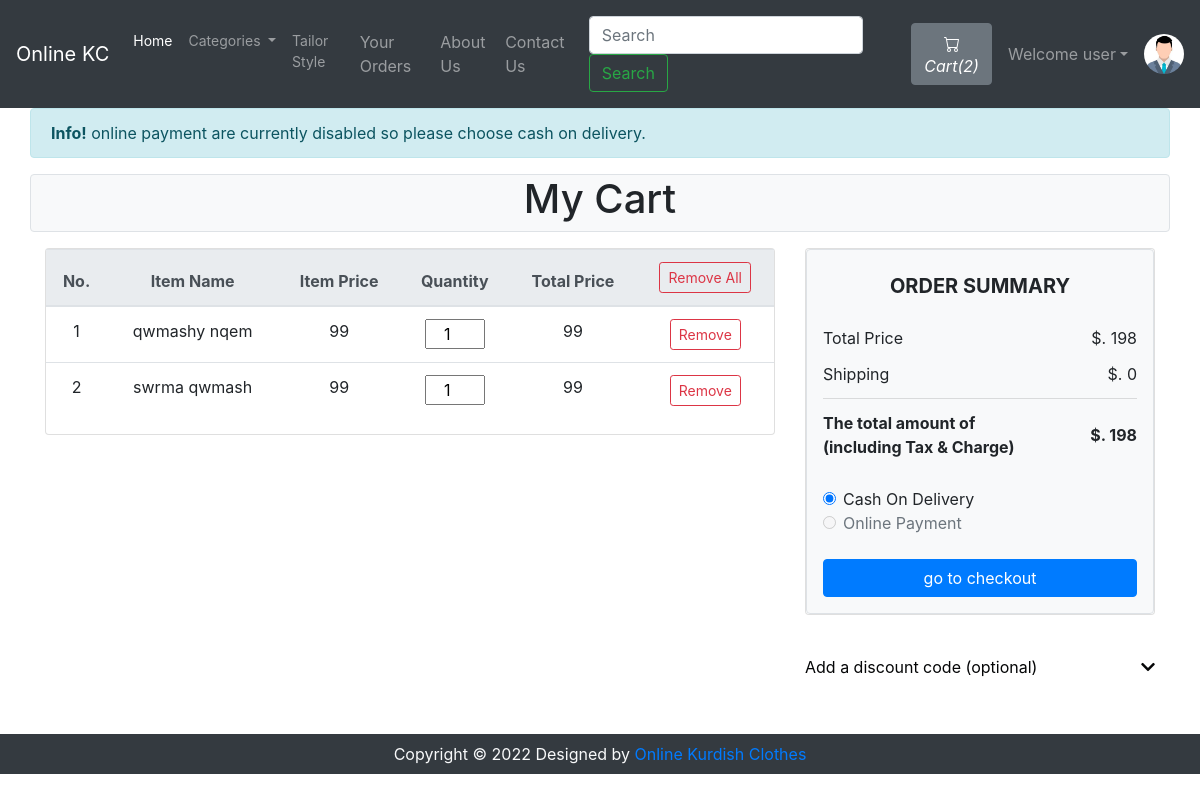
Page /viewCart.php (signed in) on the committed database.
### tables this page shows
CREATE TABLE `sitedetail` (
  `tempId` int(11) NOT NULL,
  `systemName` varchar(21) NOT NULL,
  `email` varchar(35) NOT NULL,
  `contact1` bigint(21) NOT NULL,
  `contact2` bigint(21) DEFAULT NULL COMMENT 'Optional',
  `address` text NOT NULL,
  `dateTime` datetime NOT NULL DEFAULT current_timestamp()
);

CREATE TABLE `viewcart` (
  `cartItemId` int(11) NOT NULL,
  `itemId` int(11) NOT NULL,
  `itemQuantity` int(100) NOT NULL,
  `userId` int(11) NOT NULL,
  `addedDate` datetime NOT NULL DEFAULT current_timestamp()
);

CREATE TABLE `item` (
  `itemId` int(12) NOT NULL,
  `itemName` varchar(255) NOT NULL,
  `itemPrice` int(12) NOT NULL,
  `itemDesc` text NOT NULL,
  `itemCategorieId` int(12) NOT NULL,
  `itemPubDate` datetime NOT NULL DEFAULT current_timestamp()
);

### viewCart.php (the view, shortened to what this page needs)
<!doctype html>
<html lang="en">
<head>
    <link rel="stylesheet" href="https://stackpath.bootstrapcdn.com/bootstrap/4.4.1/css/bootstrap.min.css">
    <link rel="stylesheet" href="https://use.fontawesome.com/releases/v5.8.2/css/all.css">
</head>
<body>
    <?php include 'partials/_dbconnect.php';?>
    <?php require 'partials/_nav.php' ?>
    <?php
    if($loggedin){
    ?>
    <div class="container" id="cont">
        <div class="row">
            <div class="alert alert-info mb-0" style="width: -webkit-fill-available;">
              <strong>Info!</strong> online payment are currently disabled so please choose cash on delivery.
            </div>
            <div class="col-lg-12 text-center border rounded bg-light my-3">
                <h1>My Cart</h1>
            </div>
            <div class="col-lg-8">
                <div class="card wish-list mb-3">
                    <table class="table text-center">
                        <thead class="thead-light">
                            <tr>
                                <th scope="col">No.</th>
                                <th scope="col">Item Name</th>
                                <th scope="col">Item Price</th>
                                <th scope="col">Quantity</th>
                                <th scope="col">Total Price</th>
                                <th scope="col">
                                    <form action="partials/_manageCart.php" method="POST">
                                        <button name="removeAllItem" class="btn btn-sm btn-outline-danger">Remove All</button>
                                        <input type="hidden" name="userId" value="<?php $userId = $_SESSION['userId']; echo $userId ?>">
                                    </form>
                                </th>
                            </tr>
                        </thead>
                        <tbody>
                            <?php
                                $sql = "SELECT * FROM `viewcart` WHERE `userId`= $userId";
                                $result = mysqli_query($conn, $sql);
                                $counter = 0;
                                $totalPrice = 0;
                                while($row = mysqli_fetch_assoc($result)){
                                    $itemId = $row['itemId'];
                                    $Quantity = $row['itemQuantity'];
                                    $mysql = "SELECT * FROM `item` WHERE itemId = $itemId";
                                    $myresult = mysqli_query($conn, $mysql);
                                    $myrow = mysqli_fetch_assoc($myresult);
                                    $itemName = $myrow['itemName'];
                                    $itemPrice = $myrow['itemPrice'];
                                    $total = $itemPrice * $Quantity;
                                    $counter++;
                                    $totalPrice = $totalPrice + $total;
                                    echo '<tr>
                                            <td>' . $counter . '</td>
                                            <td>' . $itemName . '</td>
                                            <td>' . $itemPrice . '</td>
                                            <td>
                                                <form id="frm' . $itemId . '">
                                                    <input type="hidden" name="itemId" value="' . $itemId . '">
                                                    <input type="number" name="quantity" value="' . $Quantity . '" class="text-center" onchange="updateCart(' . $itemId . ')" onkeyup="return false" style="width:60px" min=1 oninput="check(this)" onClick="this.select();">
                                                </form>
                                            </td>
                                            <td>' . $total . '</td>
                                            <td>
                                                <form action="partials/_manageCart.php" method="POST">
                                                    <button name="removeItem" class="btn btn-sm btn-outline-danger">Remove</button>
                                                    <input type="hidden" name="itemId" value="'.$itemId. '">
                                                </form>
                                            </td>
                                        </tr>';
                                }
                                    ?>
                        </tbody>
                    </table>
                </div>
            </div>
            <div class="col-lg-4">
                <div class="card wish-list mb-3">
                    <div class="pt-4 border bg-light rounded p-3">
                        <h5 class="mb-3 text-uppercase font-weight-bold text-center">Order summary</h5>
                        <ul class="list-group list-group-flush">
                            <li class="list-group-item d-flex justify-content-between align-items-center border-0 px-0 pb-0 bg-light">Total Price<span>$. <?php echo $totalPrice ?></span></li>
                            <li class="list-group-item d-flex justify-content-between align-items-center px-0 bg-light">Shipping<span>$. 0</span></li>
                            <li class="list-group-item d-flex justify-content-between align-items-center border-0 px-0 mb-3 bg-light">
                                <div>
                                    <strong>The total amount of</strong>
                                    <strong><p class="mb-0">(including Tax & Charge)</p></strong>
                                </div>
                                <span><strong>$. <?php echo $totalPrice ?></strong></span>
                            </li>
                        </ul>
                        <div class="form-check">
                            <input class="form-check-input" type="radio" name="flexRadioDefault" id="flexRadioDefault1" checked>
                            <label class="form-check-label" for="flexRadioDefault1">
                                Cash On Delivery
                            </label>
                        </div>
                        <div class="form-check">
                            <input class="form-check-input" type="radio" name="flexRadioDefault1" id="flexRadioDefault1" disabled>
                            <label class="form-check-label" for="flexRadioDefault1">
                                Online Payment
                            </label>
                        </div><br>
                        <button type="button" class="btn btn-primary btn-block" data-toggle="modal" data-target="#checkoutModal">go to checkout</button>
                    </div>
                </div>
                <div class="mb-3">
                    <div class="pt-4">
                        <a class="dark-grey-text d-flex justify-content-between" style="text-decoration: none; color: #050607;" data-toggle="collapse" href="#collapseExample"
                            aria-expanded="false" aria-controls="collapseExample">
                            Add a discount code (optional)
                            <span><i class="fas fa-chevron-down pt-1"></i></span>
                        </a>
                    </div>
                </div>
            </div>
        </div>
    </div>
    <?php
    }
    else {
        echo '<div class="container" style="min-height : 610px;">
        <div class="alert alert-info my-3">
            <font style="font-size:22px"><center>Before checkout you need to <strong><a class="alert-link" data-toggle="modal" data-target="#loginModal">Login</a></strong></center></font>
        </div></div>';
    }
    ?>
    <?php require 'partials/_footer.php' ?>
</body>
</html>

### partials/_nav.php (shortened to what this page needs)
<?php
if (isset($_SESSION['loggedin']) && $_SESSION['loggedin'] == true) {
    $loggedin = true;
    $userId = $_SESSION['userId'];
    $username = $_SESSION['username'];
} else {
    $loggedin = false;
    $userId = 0;
}
$sql = 'SELECT * FROM `sitedetail`';
$result = mysqli_query($conn, $sql);
$row = mysqli_fetch_assoc($result);
$systemName = $row['systemName'];
echo '<nav class="navbar navbar-expand-lg navbar-dark bg-dark">
      <a class="navbar-brand" href="index.php">' .
    $systemName .
    '</a>
      <div class="collapse navbar-collapse" id="navbarSupportedContent">
        <ul class="navbar-nav mr-auto">
          <li class="nav-item active">
            <a class="nav-link" href="index.php" style="font-size: 14px">Home <span class="sr-only">(current)</span></a>
          </li>
          <li class="nav-item dropdown">
            <a class="nav-link dropdown-toggle" href="#" id="navbarDropdown" role="button" data-toggle="dropdown" aria-haspopup="true" aria-expanded="false" style="font-size: 14px">
              Categories
            </a>
      </ul>
   <div class="dropdown-menu" aria-labelledby="navbarDropdown">';
echo '</div>
          </li>
          <li class="nav-item" style="font-size: 14px">
            <a class="nav-link" href="tailorstyle.php">Tailor Style</a>
          </li>
          <li class="nav-item">
            <a class="nav-link" href="viewOrder.php">Your Orders</a>
          </li>
          <li class="nav-item">
            <a class="nav-link" href="about.php">About Us</a>
          </li>
          <li class="nav-item">
            <a class="nav-link" href="contact.php">Contact Us</a>
          </li>
        </ul>
        <form method="get" action="/OnlineKC/search.php" class="form-inline my-2 my-l g-0 mx-3">
          <input class="form-control mr-sm-2" type="search" name="search" id="search" placeholder="Search" aria-label="Search" required>
          <button class="btn btn-outline-success my-2 my-sm-0" type="submit">Search</button>
        </form>';
$countsql = "SELECT SUM(`itemQuantity`) FROM `viewcart` WHERE `userId`=$userId";
$countresult = mysqli_query($conn, $countsql);
$countrow = mysqli_fetch_assoc($countresult);
$count = $countrow['SUM(`itemQuantity`)'];
echo '<a href="viewCart.php"><button type="button" class="btn btn-secondary mx-2" title="MyCart">
          <svg xmlns="img/cart.svg" width="16" height="16" fill="currentColor" class="bi bi-cart" viewBox="0 0 16 16">
            <path d="M0 1.5A.5.5 0 0 1 .5 1H2a.5.5 0 0 1 .485.379L2.89 3H14.5a.5.5 0 0 1 .491.592l-1.5 8A.5.5 0 0 1 13 12H4a.5.5 0 0 1-.491-.408L2.01 3.607 1.61 2H.5a.5.5 0 0 1-.5-.5zM3.102 4l1.313 7h8.17l1.313-7H3.102zM5 12a2 2 0 1 0 0 4 2 2 0 0 0 0-4zm7 0a2 2 0 1 0 0 4 2 2 0 0 0 0-4zm-7 1a1 1 0 1 1 0 2 1 1 0 0 1 0-2zm7 0a1 1 0 1 1 0 2 1 1 0 0 1 0-2z"/>
          </svg>
          <i class="bi bi-cart">Cart(' .
    $count .
    ')</i>
        </button></a>';
if ($loggedin) {
    echo '<ul class="navbar-nav mr-2">
            <li class="nav-item dropdown">
              <a class="nav-link dropdown-toggle" href="#" id="navbarDropdown" role="button" data-toggle="dropdown"> Welcome ' .
        $username .
        '</a>
              <div class="dropdown-menu" aria-labelledby="navbarDropdown">
                <a class="dropdown-item" href="partials/_logout.php">Logout</a>
              </div>
            </li>
          </ul>
          <div class="text-center image-size-small position-relative">
            <a href="viewProfile.php"><img src="img/person-' .
        $userId .
        '.jpg" class="rounded-circle" onError="this.src = \'img/profilePic.jpg\'" style="width:40px; height:40px"></a>
          </div>';
} else {
    echo '
          <button type="button" class="btn btn-success mx-2"  data-toggle="modal" data-target="#loginModal">Login</button>
          <button type="button" class="btn btn-success mx-2"  data-toggle="modal" data-target="#signupModal">SignUp</button>';
}
echo '</div>
    </nav>';
?>

### viewCart.php (style rules this page uses)
#cont { min-height : 626px; }

### rows in the picture
sitedetail: systemName "Online KC"
viewcart: itemId.itemName "qwmashy nqem", itemId.itemPrice "99", quantity "1"
viewcart: itemId.itemName "swrma qwmash", itemId.itemPrice "99", quantity "1"

### other values in the picture
$count "2"
$username "user"
$totalPrice "198"
